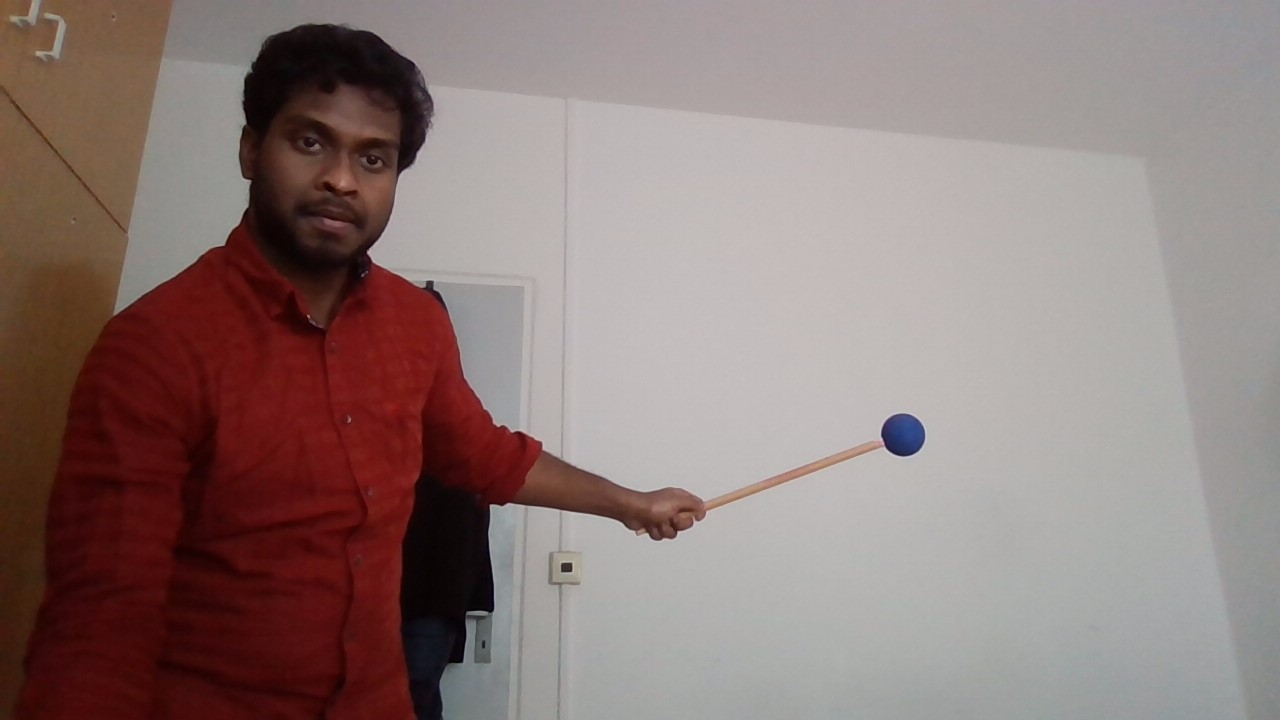
#> input picture 11,04,2023/blue3.jpg, 1280 x 720 px, found by its file name
$ python 'sphere2 copy 2.py'
#> lines starting #> are read from the running program, lines starting #| are printed output that depends on the picture; after the words box and inside, x2 and y2 are one past the last pixel; in counts of white or black regions, pixels touching at a corner belong together
import numpy as np
import cv2 as cv

def empty(a):
    pass

img = cv.imread("blue3.jpg")
#> img is the input picture: shape (720, 1280, 3); mean B, G, R 120.6, 123.5, 141.9

assert img is not None, "file could not be read, check with os.path.exists()"
#img = cv.medianBlur(img,5)
#cimg = cv.cvtColor(img,cv.COLOR_GRAY2BGR)
cv.imshow('image', img)

# redsphe.py ref
#img1 = cv.imread('imageR3.png')
hsv = cv.cvtColor(img, cv.COLOR_BGR2HSV)
#> hsv: shape (720, 1280, 3); mean H, S, V 34.9, 65.2, 142.4
#lower_red = np.array([0, 50, 50])
upper_blue = np.array([140, 255, 255])
lower_blue = np.array([66, 67, 40])
mask = cv.inRange(hsv, lower_blue, upper_blue)
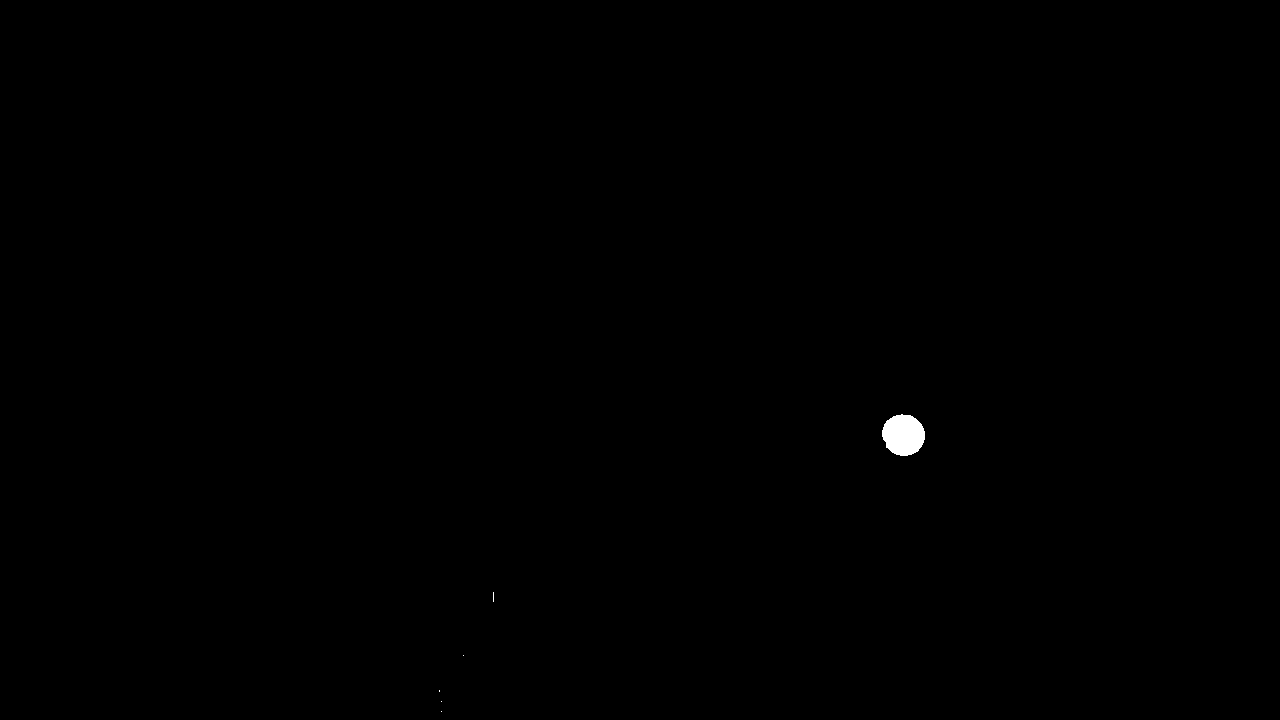
#> mask: shape (720, 1280); 0.15% white; 6 white regions (5 under 20 px), largest, box (x1, y1, x2, y2) and area: (882, 414, 925, 456) 1394
cv.imshow('maskimage', mask)

#mask1 = cv.medianBlur(mask, 5)
kernel = np.ones((5,5),np.uint8)
#erode = cv.erode(mask,kernel,iterations = 1)
#cv.imshow('erode', erode)
dilate = cv.dilate(mask,kernel,iterations = 1)
#> dilate: shape (720, 1280); 0.21% white; 6 white regions
cv.imshow('dilate', dilate)
# redsphe.py ref

#thresh = cv.threshold(img, 220, 255, cv.THRESH_BINARY)[1]
#cv.imshow(' circles',thresh)

# apply morphological closing operation
kernel = np.ones((5,5),np.uint8)
#closing = cv.morphologyEx(thresh, cv.MORPH_CLOSE, kernel)
closing = cv.morphologyEx(mask, cv.MORPH_CLOSE, kernel)
print(type(closing[0][0]))
#| <class 'numpy.uint8'>

closing1 = cv.morphologyEx(dilate, cv.MORPH_CLOSE, kernel)
#mask1 = cv.medianBlur(closing1, 5)
#closing2 = cv.morphologyEx(closing1, cv.MORPH_CLOSE, kernel)

cv.imshow('closing',closing)
cv.imshow('closing1',closing1)
#cv.imshow('closing2',closing2)


cv.namedWindow("TrackBars")
cv.resizeWindow("TrackBars",640,240)
cv.createTrackbar("centerDist","TrackBars",10,1000,empty)
cv.createTrackbar("param1","TrackBars",200,500,empty)
cv.createTrackbar("param2","TrackBars",30,50,empty)
cv.createTrackbar("minRadius","TrackBars",10,100,empty)
cv.createTrackbar("maxRadius","TrackBars",0,600,empty)

contours, hierarchy = cv.findContours(closing, cv.RETR_EXTERNAL, cv.CHAIN_APPROX_SIMPLE)
#> contours = 6 contours, 5 with area under 20; largest, box (x1, y1, x2, y2) and area: (882, 414, 925, 456) 1334
#print(contours)

max_contour = max(contours, key=cv.contourArea)
#> max_contour = contour of 61 points, box (x1, y1, x2, y2) (882, 414, 925, 456), area 1334
#print(max_contour)

M = cv.moments(max_contour)
#> M = moments, m00 1333.5, centre m10/m00, m01/m00 = (903.1, 434.6)
cx = int(M['m10']/M['m00'])
#> cx = 903
cy = int(M['m01']/M['m00'])
#> cy = 434
print(cx,cy)
#| 903 434


cv.circle(img, (cx,cy), 2, (0, 0, 255), -1)
#> img: shape (720, 1280, 3); under 0.01% of pixels changed, all inside (x1, y1, x2, y2) = (901, 432, 906, 437)
cv.circle(img, (cx,cy), int(M['m00']//max_contour.size), (0, 255, 0), 2)
#> img: shape (720, 1280, 3); mean B, G, R 120.6, 123.6, 141.9

cv.imshow('image1', img)
cv.waitKey(0)

'''
while True:
    #cimg = cv.cvtColor(img,cv.COLOR_GRAY2BGR)
    centerDist = cv.getTrackbarPos("centerDist","TrackBars")
    param1 = cv.getTrackbarPos("param1", "TrackBars")
    param2 = cv.getTrackbarPos("param2", "TrackBars")
    minRadius = cv.getTrackbarPos("minRadius", "TrackBars")
    maxRadius = cv.getTrackbarPos("maxRadius", "TrackBars")
    #cv.setTrackbarMin("maxRadius", "TrackBars", minRadius)
    print(centerDist,param1,param2,minRadius,maxRadius)


    #circles = cv.HoughCircles(img,cv.HOUGH_GRADIENT,1,centerDist,param1=param1,param2=param2,minRadius=minRadius,maxRadius=maxRadius)
    circles = cv.HoughCircles(img,cv.HOUGH_GRADIENT,1,centerDist,param1=param1,param2=param2,minRadius=minRadius,maxRadius=maxRadius)

    circles = np.uint16(np.around(circles))
    if circles.any():
        for i in circles[0,:]:
            # draw the outer circle
            #cv.circle(cimg,(i[0],i[1]),i[2],(0,255,0),2)
            cv.circle(img,(i[0],i[1]),i[2],(0,255,0),2)
            # draw the center of the circle
            #cv.circle(cimg,(i[0],i[1]),2,(0,0,255),3)
            cv.circle(img,(i[0],i[1]),2,(0,0,255),3)


    #cv.imshow('detected circles',cimg)
    #cv.imshow('detected circles',img)
    #cv.waitKey()
'''

$ run again, with 11,04,2023/imageR3.png saved as 11,04,2023/blue3.jpg
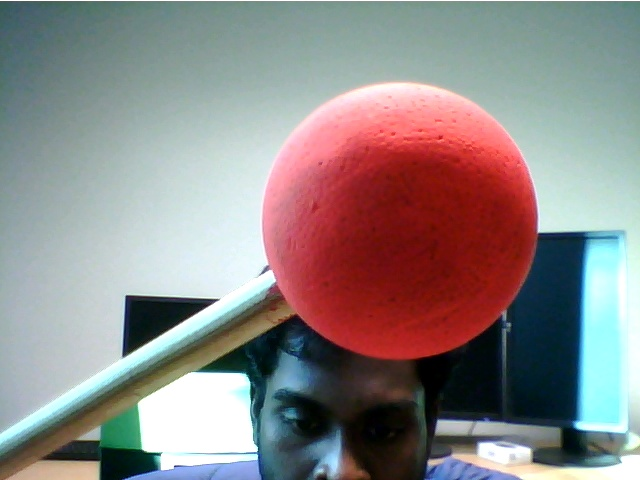
#> input picture 11,04,2023/imageR3.png, 640 x 480 px, found by its file name
#> img is the input picture: shape (480, 640, 3); mean B, G, R 135.4, 135.7, 141.9
#> hsv: shape (480, 640, 3); mean H, S, V 78.4, 88.1, 161.8
#> `mask = cv.inRange(hsv, lower_blue, upper_blue)`:
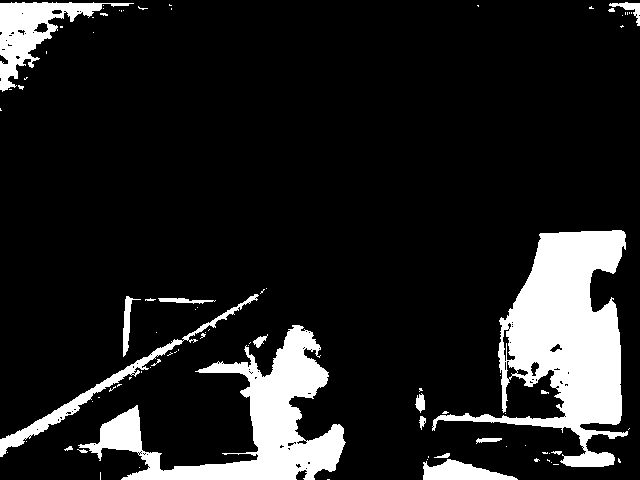
#> mask: shape (480, 640); 13.3% white; 86 white regions (66 under 20 px), largest, box (x1, y1, x2, y2) and area: (432, 230, 628, 467) 18984, (78, 325, 346, 480) 12972, (0, 2, 134, 92) 3632
#> dilate: shape (480, 640); 17.6% white; 23 white regions, largest, box (x1, y1, x2, y2) and area: (430, 228, 632, 469) 23042, (62, 323, 348, 480) 16399, (0, 0, 150, 94) 5211
#> closing: shape (480, 640); 13.9% white; 37 white regions (26 under 20 px), largest, box (x1, y1, x2, y2) and area: (432, 230, 628, 467) 19613, (64, 325, 346, 480) 13380, (0, 0, 134, 92) 4109
#| <class 'numpy.uint8'>
#> closing1: shape (480, 640); 17.9% white; 18 white regions
#> contours = 36 contours, 26 with area under 20; largest, box (x1, y1, x2, y2) and area: (432, 230, 628, 467) 21068, (64, 325, 346, 480) 12811, (0, 0, 134, 92) 3914, (0, 294, 259, 457) 2538, (423, 453, 518, 480) 1128
#> max_contour = contour of 364 points, box (x1, y1, x2, y2) (432, 230, 628, 467), area 21068
#> M = moments, m00 21067.5, centre m10/m00, m01/m00 = (562.6, 344)
#> cx = 562
#> cy = 343
#| 562 343
#> `cv.circle(img, (cx,cy), int(M['m00']//max_contour.size), (0, 255, 0), 2)`:
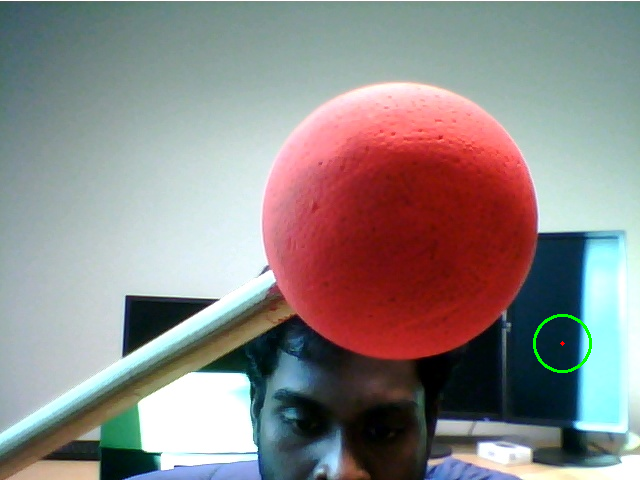
#> img: shape (480, 640, 3); mean B, G, R 135.2, 136, 141.9

$ run again, with 11,04,2023/blue2.jpg copied over 11,04,2023/blue3.jpg
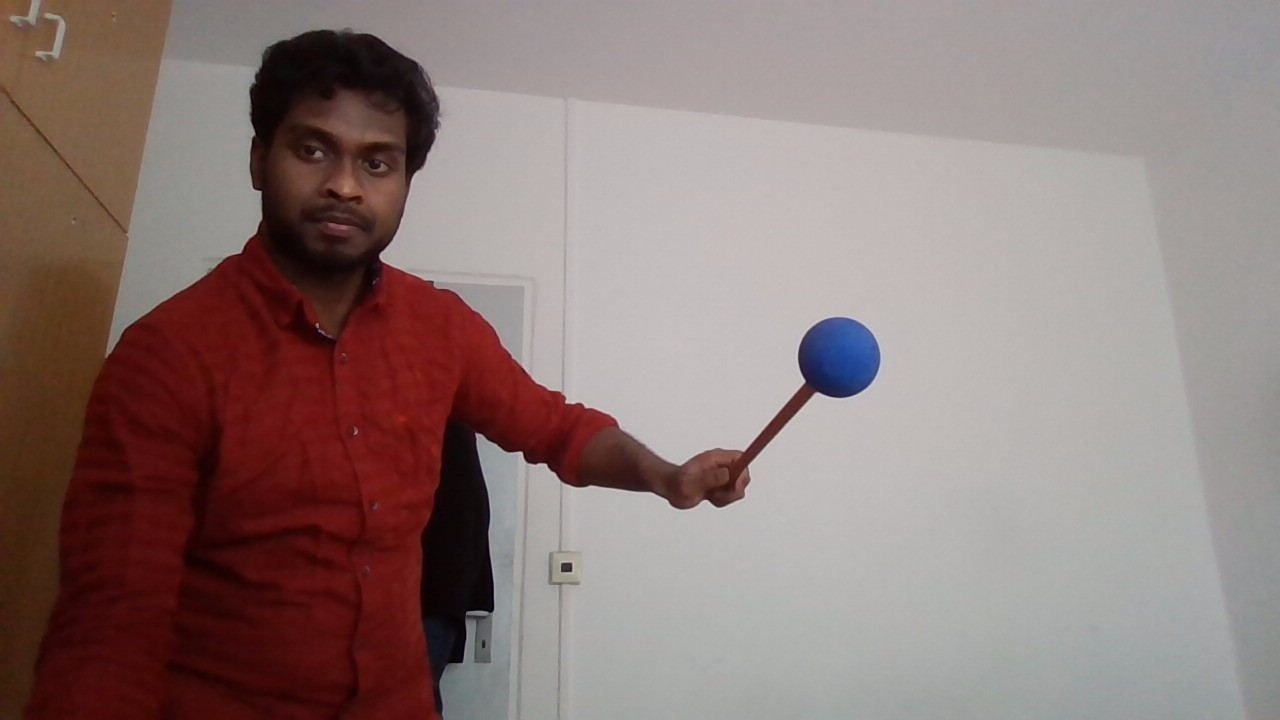
#> input picture 11,04,2023/blue2.jpg, 1280 x 720 px, found by its file name
#> img is the input picture: shape (720, 1280, 3); mean B, G, R 119.7, 122.5, 141.2
#> hsv: shape (720, 1280, 3); mean H, S, V 34.6, 67.2, 142
#> `mask = cv.inRange(hsv, lower_blue, upper_blue)`:
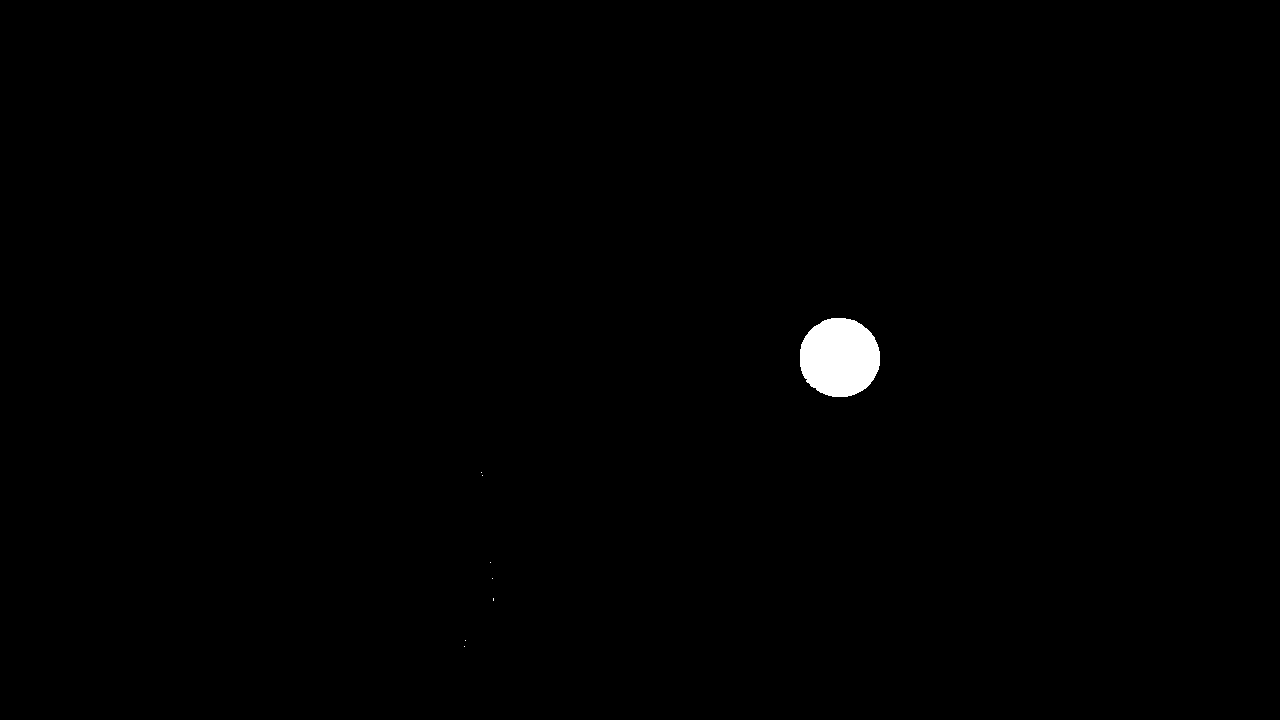
#> mask: shape (720, 1280); 0.55% white; 8 white regions (7 under 20 px), largest, box (x1, y1, x2, y2) and area: (800, 318, 880, 397) 5046
#> dilate: shape (720, 1280); 0.64% white; 7 white regions, largest, box (x1, y1, x2, y2) and area: (798, 316, 882, 399) 5699, (479, 470, 485, 478) 42, (491, 596, 496, 603) 35
#> closing: shape (720, 1280); 0.55% white; 8 white regions (7 under 20 px), largest, box (x1, y1, x2, y2) and area: (800, 318, 880, 397) 5047
#| <class 'numpy.uint8'>
#> closing1: shape (720, 1280); 0.64% white; 6 white regions
#> contours = 8 contours, 7 with area under 20; largest, box (x1, y1, x2, y2) and area: (800, 318, 880, 397) 4932
#> max_contour = contour of 114 points, box (x1, y1, x2, y2) (800, 318, 880, 397), area 4932
#> M = moments, m00 4932, centre m10/m00, m01/m00 = (839.2, 357.1)
#> cx = 839
#> cy = 357
#| 839 357
#> `cv.circle(img, (cx,cy), int(M['m00']//max_contour.size), (0, 255, 0), 2)`:
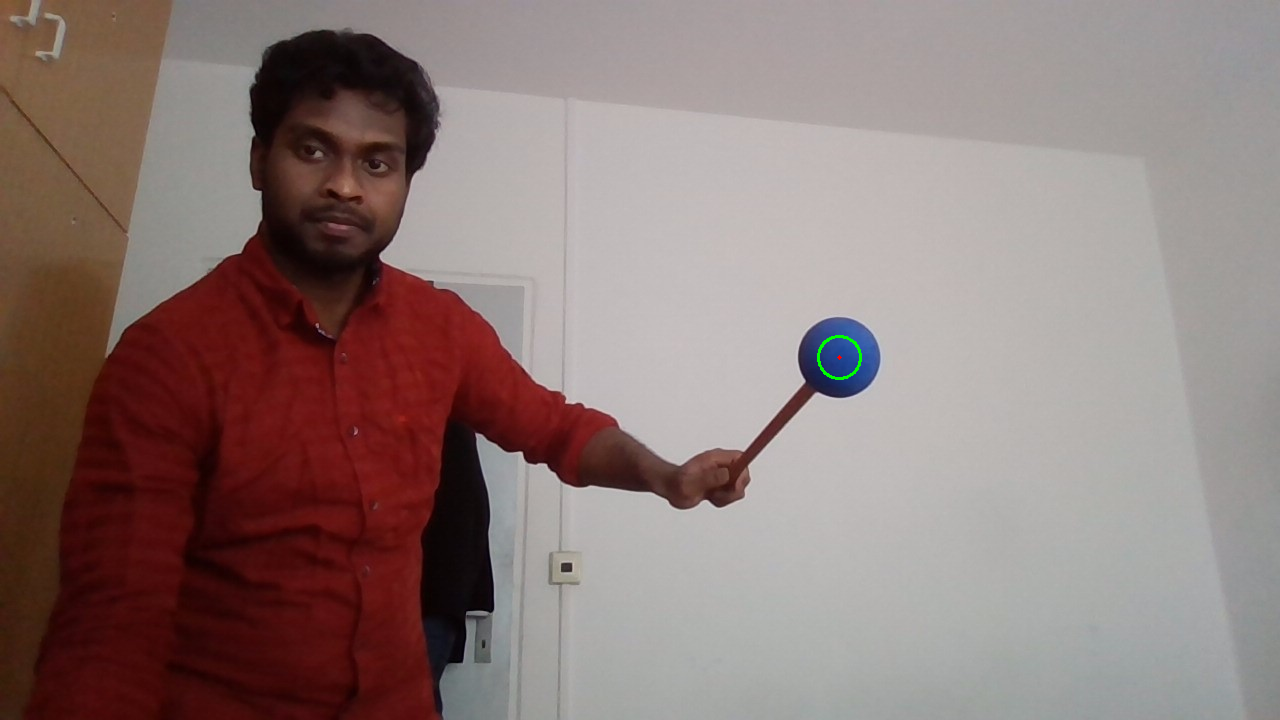
#> img: shape (720, 1280, 3); mean B, G, R 119.6, 122.6, 141.2
